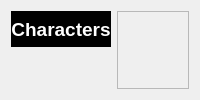
          <widget class="QWidget" name="pageCharacter">
           <layout class="QGridLayout" name="gridLayout_9">
            <item row="0" column="0">
             <widget class="QFrame" name="gridCharacterList">
              <property name="maximumSize">
               <size>
                <width>180</width>
                <height>16777215</height>
               </size>
              </property>
              <layout class="QGridLayout" name="gridLayout_154">
               <property name="leftMargin">
                <number>0</number>
               </property>
               <property name="topMargin">
                <number>0</number>
               </property>
               <property name="rightMargin">
                <number>0</number>
               </property>
               <property name="bottomMargin">
                <number>0</number>
               </property>
               <item row="0" column="0">
                <widget class="QLabel" name="label_27">
                 <property name="palette">
                  <palette>
                   <active>
                    <colorrole role="WindowText">
                     <brush brushstyle="SolidPattern">
                      <color alpha="255">
                       <red>255</red>
                       <green>255</green>
                       <blue>255</blue>
                      </color>
                     </brush>
                    </colorrole>
                    <colorrole role="Base">
                     <brush brushstyle="SolidPattern">
                      <color alpha="255">
                       <red>255</red>
                       <green>255</green>
                       <blue>255</blue>
                      </color>
                     </brush>
                    </colorrole>
                    <colorrole role="Window">
                     <brush brushstyle="SolidPattern">
                      <color alpha="255">
                       <red>0</red>
                       <green>0</green>
                       <blue>0</blue>
                      </color>
                     </brush>
                    </colorrole>
                   </active>
                   <inactive>
                    <colorrole role="WindowText">
                     <brush brushstyle="SolidPattern">
                      <color alpha="255">
                       <red>255</red>
                       <green>255</green>
                       <blue>255</blue>
                      </color>
                     </brush>
                    </colorrole>
                    <colorrole role="Base">
                     <brush brushstyle="SolidPattern">
                      <color alpha="255">
                       <red>255</red>
                       <green>255</green>
                       <blue>255</blue>
                      </color>
                     </brush>
                    </colorrole>
                    <colorrole role="Window">
                     <brush brushstyle="SolidPattern">
                      <color alpha="255">
                       <red>0</red>
                       <green>0</green>
                       <blue>0</blue>
                      </color>
                     </brush>
                    </colorrole>
                   </inactive>
                   <disabled>
                    <colorrole role="WindowText">
                     <brush brushstyle="SolidPattern">
                      <color alpha="255">
                       <red>118</red>
                       <green>116</green>
                       <blue>108</blue>
                      </color>
                     </brush>
                    </colorrole>
                    <colorrole role="Base">
                     <brush brushstyle="SolidPattern">
                      <color alpha="255">
                       <red>0</red>
                       <green>0</green>
                       <blue>0</blue>
                      </color>
                     </brush>
                    </colorrole>
                    <colorrole role="Window">
                     <brush brushstyle="SolidPattern">
                      <color alpha="255">
                       <red>0</red>
                       <green>0</green>
                       <blue>0</blue>
                      </color>
                     </brush>
                    </colorrole>
                   </disabled>
                  </palette>
                 </property>
                 <property name="font">
                  <font>
                   <pointsize>14</pointsize>
                   <weight>75</weight>
                   <bold>true</bold>
                  </font>
                 </property>
                 <property name="layoutDirection">
                  <enum>Qt::LeftToRight</enum>
                 </property>
                 <property name="autoFillBackground">
                  <bool>true</bool>
                 </property>
                 <property name="text">
                  <string>Characters</string>
                 </property>
                 <property name="scaledContents">
                  <bool>false</bool>
                 </property>
                 <property name="alignment">
                  <set>Qt::AlignCenter</set>
                 </property>
                </widget>
               </item>
               <item row="1" column="0">
                <widget class="ListDB" name="listCharacter" native="true"/>
               </item>
              </layout>
             </widget>
            </item>
            <item row="0" column="1">
             <widget class="QScrollArea" name="scrollCharacterProperties">
              <property name="maximumSize">
               <size>
                <width>600</width>
                <height>16777215</height>
               </size>
              </property>
              <property name="widgetResizable">
               <bool>true</bool>
              </property>
              <widget class="QWidget" name="scrollCharacterPropertiesContents">
               <property name="geometry">
                <rect>
                 <x>0</x>
                 <y>0</y>
                 <width>98</width>
                 <height>28</height>
                </rect>
               </property>
               <layout class="QGridLayout" name="gridLayout_3">
                <item row="0" column="0" alignment="Qt::AlignTop">
                 <widget class="CharacterPropertiesDB" name="propertiesCharacter" native="true"/>
                </item>
               </layout>
              </widget>
             </widget>
            </item>
           </layout>
          </widget>
